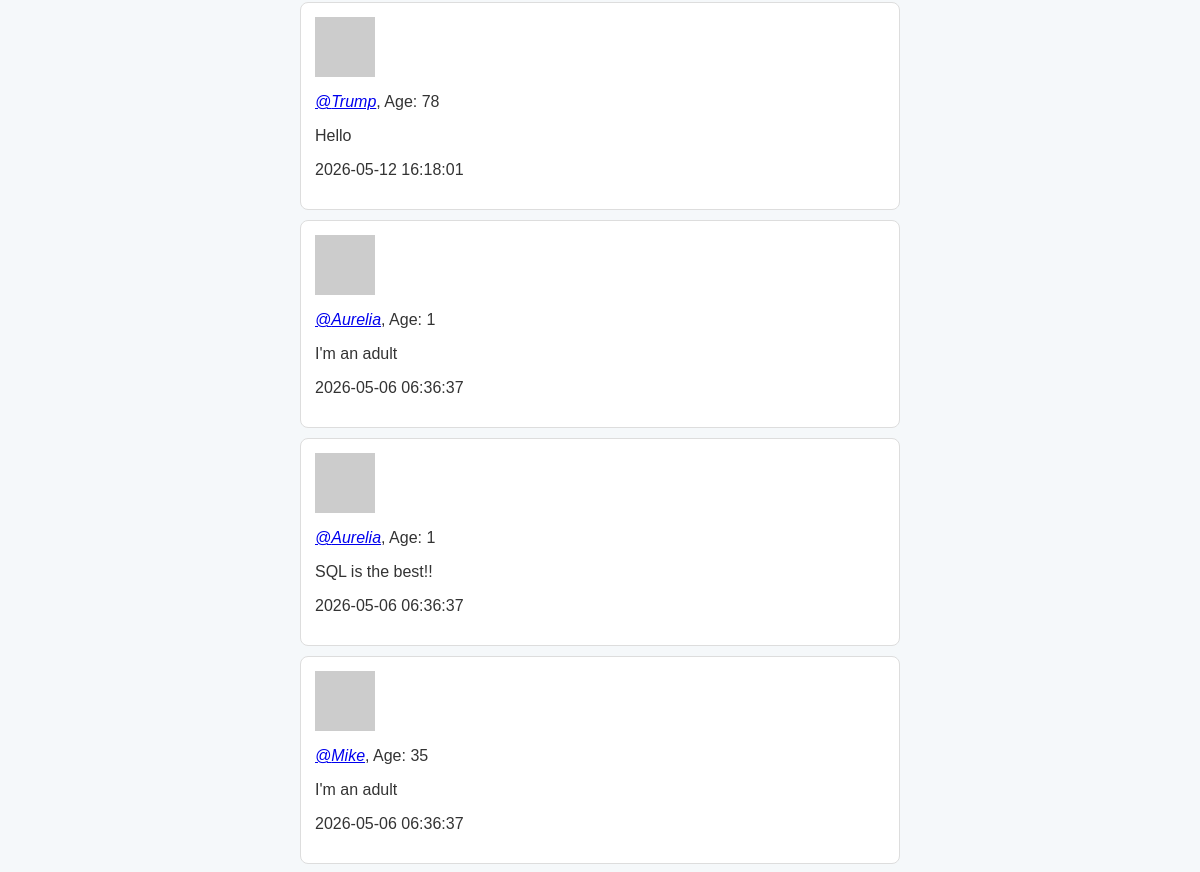
Before: / (middle part) with the older database file.
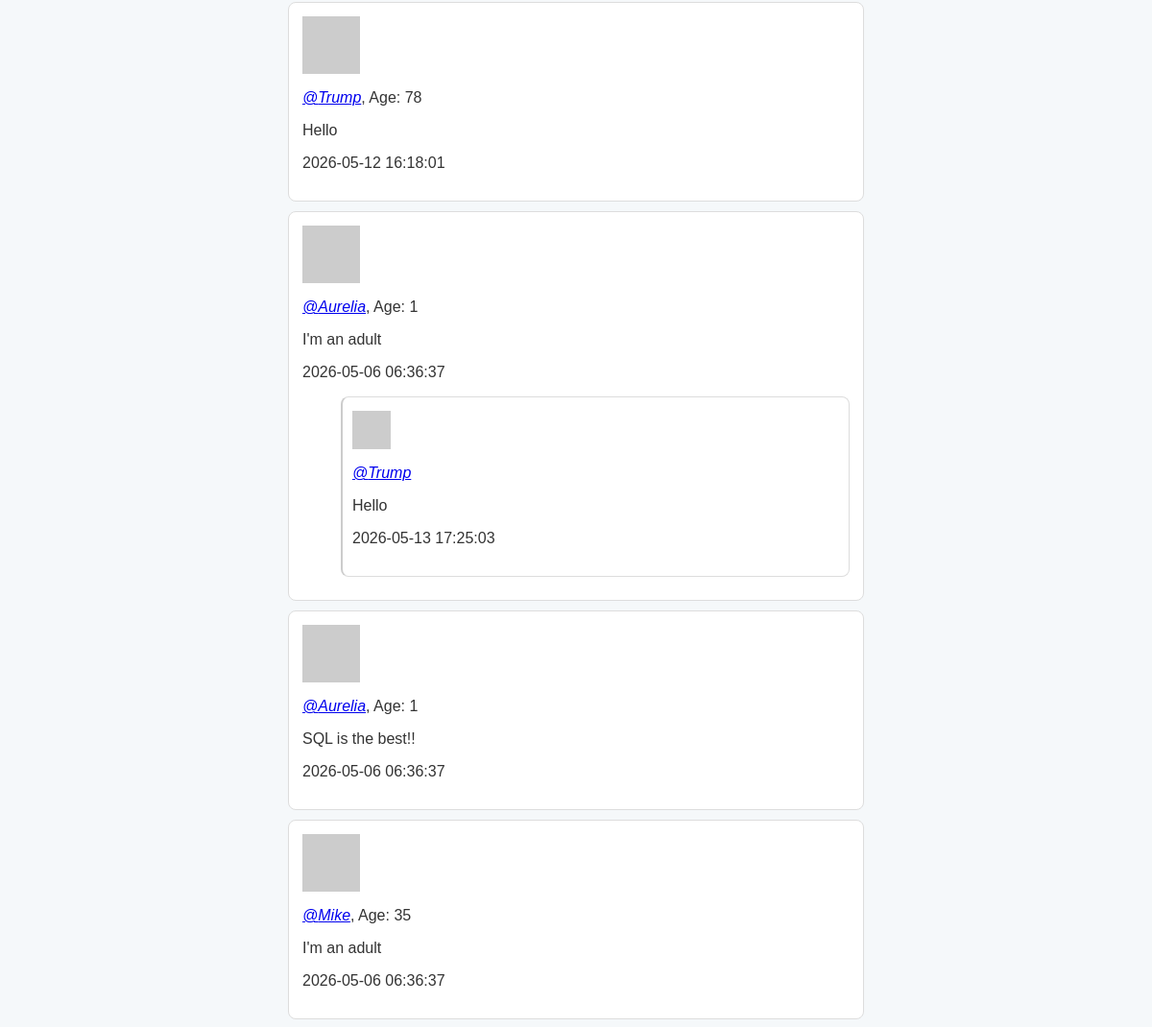
After: the same page with the newer database file.
### tables this page shows
CREATE TABLE messages (
    id integer primary key,
    sender_id integer not null,
    message text not null,
    created_at timestamp not null default current_timestamp
    , reply_to_id INTEGER);

CREATE TABLE users (
    id INTEGER PRIMARY KEY,
    username TEXT NOT NULL UNIQUE,
    password TEXT NOT NULL,
    age INTEGER
, description TEXT);

### main.py (the view)
@app.get('/', response_class=HTMLResponse)
async def index(request: Request):
    con = sqlite3.connect('twitter_clone.db')
    cur = con.cursor()
    sql = """
    SELECT users.username, users.age, messages.message, messages.created_at, messages.id, messages.reply_to_id
    FROM messages
    JOIN users ON messages.sender_id = users.id
    ORDER BY messages.created_at DESC;
    """
    cur.execute(sql)
    rows = cur.fetchall()
    all_ids = {row[4] for row in rows}
    replies_by_parent = {}
    top_level = []
    for row in rows:
        msg = {
            "username": row[0],
            "age": row[1],
            "message": row[2],
            "created_at": row[3],
            "id": row[4],
            "reply_to_id": row[5],
            "replies": [],
        }
        if msg["reply_to_id"] is None or msg["reply_to_id"] not in all_ids:
            top_level.append(msg)
        else:
            replies_by_parent.setdefault(msg["reply_to_id"], []).append(msg)
    for msg in top_level:
        msg["replies"] = sorted(
            replies_by_parent.get(msg["id"], []),
            key=lambda m: m["created_at"]
        )
    messages = top_level
    return templates.TemplateResponse(
        request=request,
        name="index.html",
        context={
            "is_logged_in": check_credentials(request),
            "username": check_credentials(request),
            "messages": messages,
            "not_found": request.query_params.get('not_found'),
        }
    )
    con.close()

### templates/index.html (shortened to what this page needs)
{% extends 'base.html' %}
{% block content %}
{% for message in messages %}
    <div>
        <img src="https://robohash.org/{{ message.username }}" width="60" height="60">
        <p><em><a href="/user/{{ message.username }}">@{{ message.username }}</a></em>, Age: {{ message.age }}</p>
        <p>{{ message.message|detect_url }}</p>
        <p>{{ message.created_at }}</p>
        {% for reply in message.replies %}
            <div style="margin-left: 40px; border-left: 2px solid #ccc; padding-left: 10px;">
                <img src="https://robohash.org/{{ reply.username }}" width="40" height="40">
                <p><em><a href="/user/{{ reply.username }}">@{{ reply.username }}</a></em></p>
                <p>{{ reply.message|detect_url }}</p>
                <p>{{ reply.created_at }}</p>
            </div>
        {% endfor %}
    </div>
{% endfor %}
{% endblock %}

### templates/base.html (shortened to what this page needs)
<html>
    <head>
        <link rel="stylesheet" href="/static/style.css">
    </head>
    <body>
        {% block content%}
        {% endblock %}
    </body>
</html>

### static/style.css (style rules this page uses)
body { font-family: sans-serif; max-width: 600px; margin: 0 auto; padding: 20px; background: #f5f8fa; color: #333; }
div { background: white; border: 1px solid #ddd; border-radius: 8px; padding: 14px; margin: 10px 0; }

Changed rows visible on the page:
added messages: username "Trump", message|detect_url "Hello", created_at "2026-05-13 17:25:03", shown under "Aurelia"
